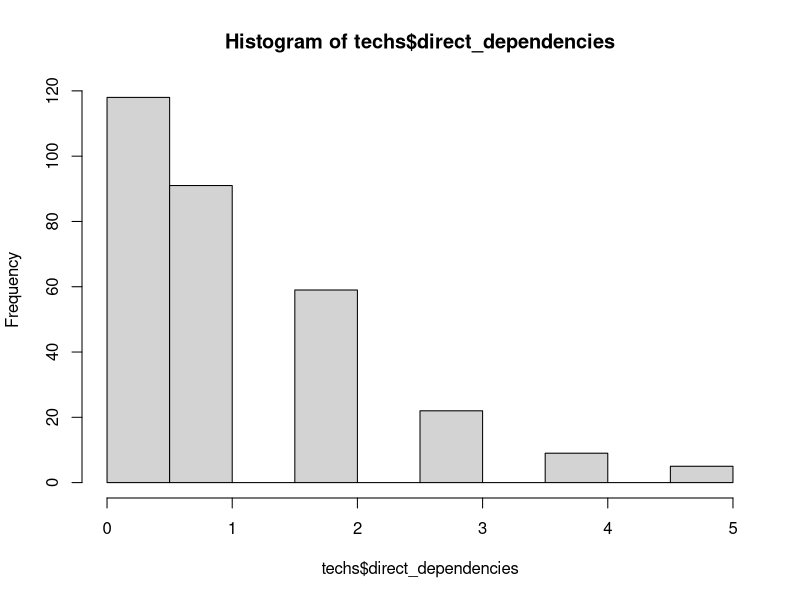
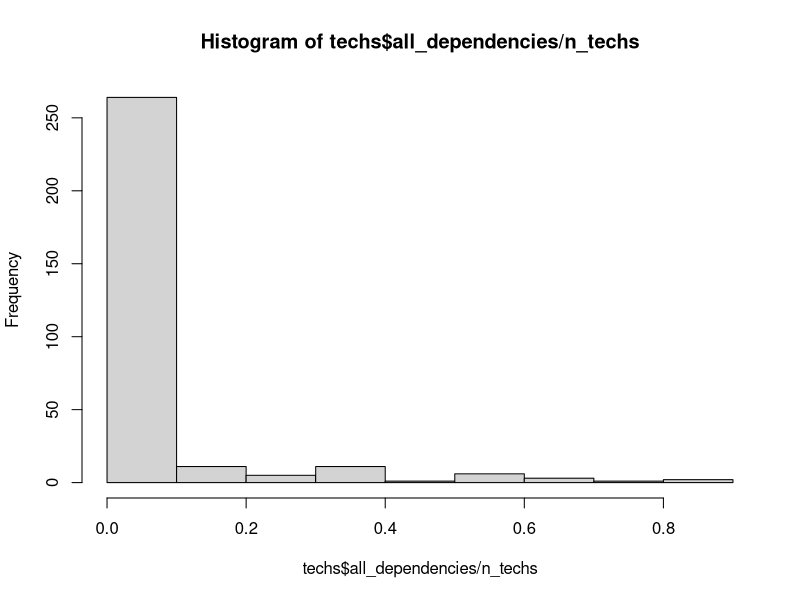
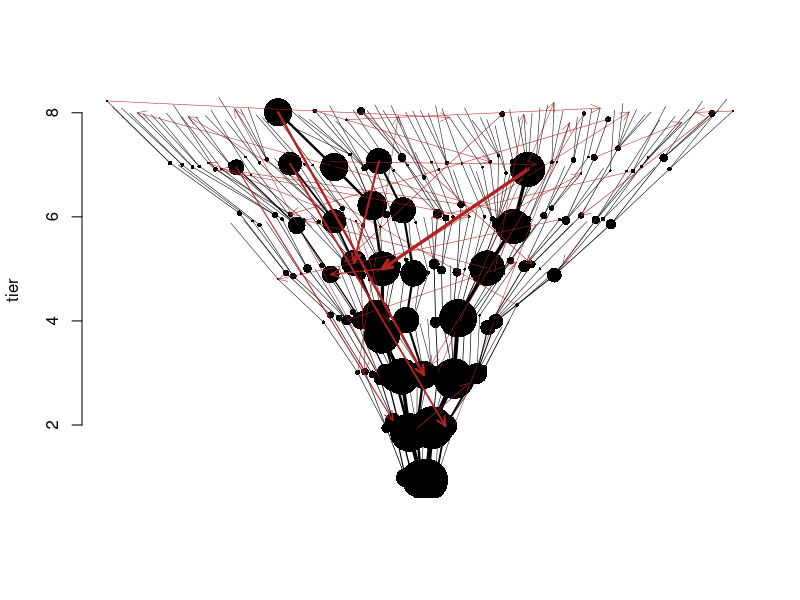

The R script that drew these images, in order:
### editable  parameters for tree
starting_techs <- 5 # number of techs in tier 1
max_tier <- 8 # number to tiers in tree
tree_growth_rate <- 2 # rate at with tiers get wider
p_extra_dependency <- 0.0005 # probability a given extra dependency is realized
max_tier_gap_for_dependencies <- 99 # how many tiers extra dependencies can cross
p_keystone_tech <- 0.0 # probability a tech is a keystone tech
keystone_multiplier <- 200 # how much more likely keystone techs are to have extra dependencies




### construct the tree
# function to generate number of techs in each tier
num_techs_per_tier <- function(tier) {
  if (tree_growth_rate < 0.01) { return(starting_techs) }
  return(round((tier + (starting_techs)^(1/tree_growth_rate) - 1)^tree_growth_rate))
}

# initialize data frame
techs <- data.frame(
  id   = integer(), # unique ID for each tech
  tier = integer(), # what tier its in
  xpos = numeric(), # xcor for plotting
  ypos = numeric()  # ycor for plotting
)

# create techs
for (t in 1:max_tier) {
  n_techs_tier <- num_techs_per_tier(t)
  ids <- c((nrow(techs)+1):(nrow(techs)+n_techs_tier))
  new_rows <- data.frame(
    id = ids,
    tier = rep(t, n_techs_tier),
    xpos = ids - mean(ids),
    ypos = rep(t, n_techs_tier)
  )
  techs <- rbind(techs, new_rows)
}

# total number of techs in tree
n_techs <- nrow(techs)
# ids of keystone techs
keystone_techs <- sample(c(1:n_techs), round(p_keystone_tech * n_techs))

# initialize dependencies:
# "dependencies" is a n-by-n matrix that scores the relationship between every pair of techs
dependencies <- matrix(0, nrow=n_techs, ncol=n_techs)

# dependency code:
# 0 = none
# 1 = basic from-to
# -1 = basic to-from
# 2 = extra to-from
# -2 = extra from-to
# 3 = indirect to-from
# -3 = indirect from-to

# add basic dependencies
# each tech has one basic dependecy from a random chosen tech in the prior tier
for (i in 1:n_techs) {
  tech <- techs[i,]
  if (tech$tier > 1) {
    possible_parents <- techs$id[techs$tier == (tech$tier - 1)]
    parent <- possible_parents[sample.int(length(possible_parents), 1)]
    dependencies[parent, tech$id] <- 1
    dependencies[tech$id, parent] <- -1
  }
}

# identify indirect dependencies
# e.g. A -> B and B -> C, implies A -> C
for (to in 1:n_techs) {
  if (techs$tier[techs$id == to] > 1) {
    for (from in 1:(i-1)) {
      if (dependencies[from, to] > 0) {
        earlier_techs <- c(1:n_techs)[dependencies[,from] > 0]
        for (et in earlier_techs) {
          if (dependencies[et, to] == 0) {
            dependencies[et,to] <- 3
          }
          if (dependencies[to, et] == 0) {
            dependencies[to,et] <- -3
          }
        }
      }
    }
  }
}

# horizontally reorder techs to make tree nicer looking
for (i in 2:max_tier) {  # go through all tiers, starting with tier 3
  this_tier_ids <- techs[techs$tier == i,]$id  # first get the ids of the techs in this tier
  parents <- parent_xpos <- vector()
  for (t in this_tier_ids) {
    parent <- techs[techs$id == match(1, dependencies[,t])[1],]
    parents <- c(parents, parent$id)  # then get the techs from the prior tier these techs depend on
    parent_xpos <- c(parent_xpos, parent$xpos)  # and get their xpos' too
  }
  ord <- order(parent_xpos, this_tier_ids)  # get order of parents' xposs, breaking by offspring id
  ordered_ids <- this_tier_ids[ord]   # order the ids according to this
  techs$xpos[match(ordered_ids, techs$id)] <- seq_along(ordered_ids) - mean(seq_along(ordered_ids))  # insert into db
}

# add some extra dependencies
# these can occur between any possible techs
# as long as they don't already have a dependency of any kind
# and as long as they are not too many tiers apart
pairs <- expand.grid(
  from = 1:n_techs,
  to   = 1:n_techs
)
pairs$parent_tier <- techs$tier[match(pairs$from, techs$id)]
pairs$child_tier  <- techs$tier[match(pairs$to, techs$id)]
pairs$tier_delta <- abs(pairs$parent_tier - pairs$child_tier)
pairs <- pairs[sample(nrow(pairs)), ]

for (i in 1:nrow(pairs)) {
  pair <- pairs[i,]
  parent <- pair$from
  child <- pair$to
  tier_delta <- pair$tier_delta
  
  
  if ((parent != child) &
      (dependencies[parent, child] == 0) &
      (tier_delta <= max_tier_gap_for_dependencies) &
      (pair$parent_tier > 1) &
      (pair$child_tier > 1)) {
    p_link <- p_extra_dependency
    if (parent %in% keystone_techs) { p_link <- p_link * keystone_multiplier }
    if (runif(1,0,1) < p_link) {
      dependencies[parent, child] <- 2
      dependencies[child, parent] <- -2
      
      ancestors <- which(dependencies[parent, ] < 0)
      descendants <- which(dependencies[child, ] > 0)
      
      for (ancestor in ancestors) {
        for (descendant in descendants) {
          if (dependencies[ancestor, descendant] == 0) {
            dependencies[ancestor, descendant] <- 3
            dependencies[descendant, ancestor] <- -3
          }
        }
      }
      
      for (descendant in descendants) {
        if (dependencies[parent, descendant] %in% c(0,2)) {
          dependencies[parent, descendant] <- 3
          dependencies[descendant, parent] <- -3
        }
      }
      
      for (ancestor in ancestors) {
        if (dependencies[ancestor, child] %in% c(0, 2)) {
          dependencies[ancestor, child] <- 3
          dependencies[child, ancestor] <- -3
        }
      }
    }
  }
}

# calculate total number of dependencies
techs$direct_dependencies <- rowSums((dependencies > 0) * (dependencies < 3))
techs$all_dependencies <- rowSums(dependencies > 0)

# add some jitter
techs$xpos <- techs$xpos + rnorm(n_techs, 0, 0.1)
techs$ypos <- techs$ypos + rnorm(n_techs, 0, 0.1)

# plot tree
hist(techs$direct_dependencies)
hist(techs$all_dependencies/n_techs)

#dot_sizes <- (((techs$all_dependencies/n_techs)^0.5)) * 50 / max_tier
dot_sizes <- (techs$all_dependencies/n_techs)^0.5*50 / max_tier
plot(techs$ypos~techs$xpos, bty="n", xlab="", xaxt="n", ylab="tier", pch=16, cex=dot_sizes)
points(techs$ypos[keystone_techs]~techs$xpos[keystone_techs], pch=16, cex=dot_sizes[keystone_techs], col="purple")
if (max_tier < 8) {
  for (i in 1:nrow(techs)) {
    text(techs$xpos[i], techs$ypos[i], techs$id[i], pos=1, offset=dot_sizes[i]*0.2 + 1/max_tier)
  }
}
for (i in 1:n_techs) {
  for (j in 1:n_techs) {
    if (dependencies[i,j] == 1) {
      from <- techs[techs$id == i,]
      to <- techs[techs$id == j,]
      lines(c(from$ypos, to$ypos)~c(from$xpos, to$xpos), lwd=(to$all_dependencies/n_techs * 5 + 0.5))
    }
    if (dependencies[i,j] == 2) {
      from <- techs[techs$id == i,]
      to <- techs[techs$id == j,]
      arrows(from$xpos, from$ypos,
             to$xpos, to$ypos,
             length = 0.1,
             col="firebrick",
             angle = 25,
             code=2,
             lwd=(to$all_dependencies/n_techs * 5 + 0.5))
    }
  }
}
